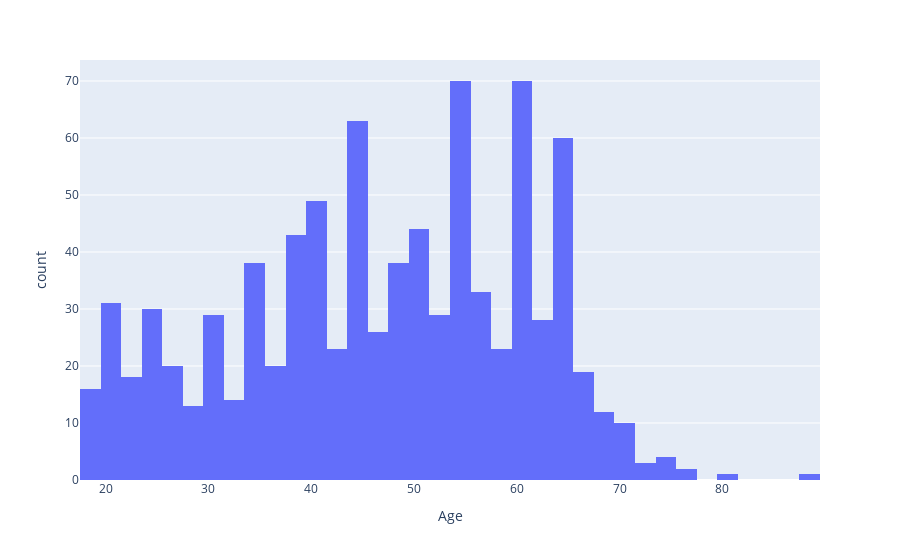

Source (notebook cell):
### Code cell
px.histogram(india_tb,x="Age")

### Figure 1 — Plotly figure (JSON) as saved in the notebook; plotly's stock layout.template omitted (floating-point values rounded to 4 significant figures; data arrays with more than 128 entries replaced by an {"elided": "..."} marker saying what was removed)
{"data": [{"bingroup": "x", "hovertemplate": "Age=%{x}<br>count=%{y}<extra></extra>", "legendgroup": "", "marker": {"color": "#636efa", "pattern": {"shape": ""}}, "name": "", "orientation": "v", "showlegend": false, "type": "histogram", "x": {"elided": "880 int values"}, "xaxis": "x", "yaxis": "y"}], "layout": {"barmode": "relative", "legend": {"tracegroupgap": 0}, "margin": {"t": 60}, "xaxis": {"anchor": "y", "domain": [0, 1], "title": {"text": "Age"}}, "yaxis": {"anchor": "x", "domain": [0, 1], "title": {"text": "count"}}}}
